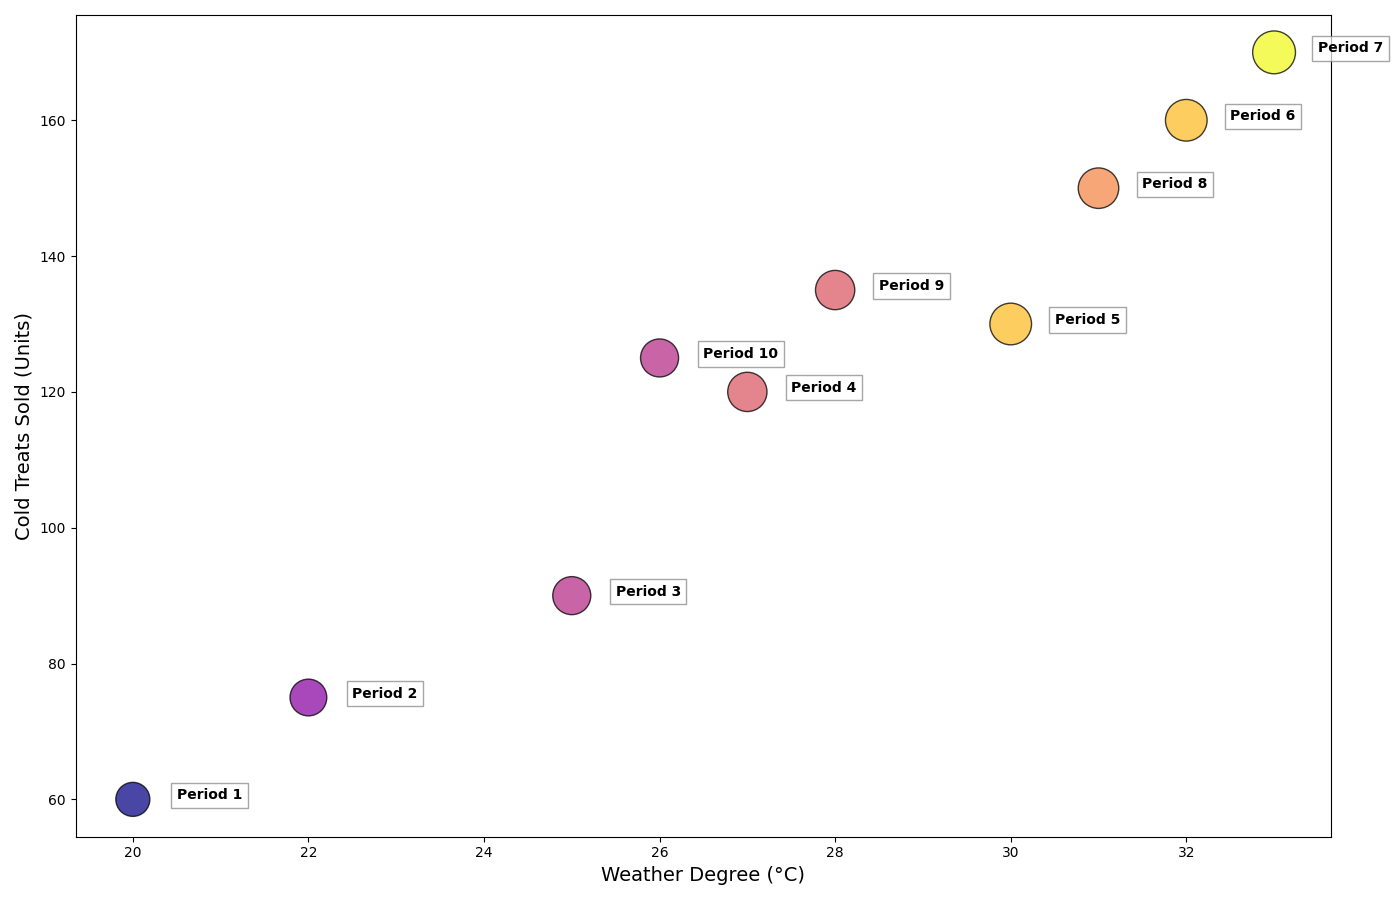

This chart was generated by the following Python code:
import matplotlib.pyplot as plt
import numpy as np

weeks = np.arange(1, 11)

sales = np.array([60, 75, 90, 120, 130, 160, 170, 150, 135, 125])
temperature = np.array([20, 22, 25, 27, 30, 32, 33, 31, 28, 26])
satisfaction = np.array([6, 7, 7.5, 8, 9, 9, 9.5, 8.5, 8, 7.5])

plt.figure(figsize=(14, 9))

plt.scatter(temperature, sales, s=satisfaction*100, c=satisfaction, cmap='plasma', alpha=0.75, edgecolors='black', linewidth=1)

plt.xlabel("Weather Degree (°C)", fontsize=14)
plt.ylabel("Cold Treats Sold (Units)", fontsize=14)

for i, week in enumerate(weeks):
    plt.annotate(f"Period {week}", (temperature[i] + 0.5, sales[i]), fontsize=10, fontweight='bold', bbox=dict(facecolor='white', alpha=0.7, edgecolor='gray'))

plt.tight_layout()

plt.show()
